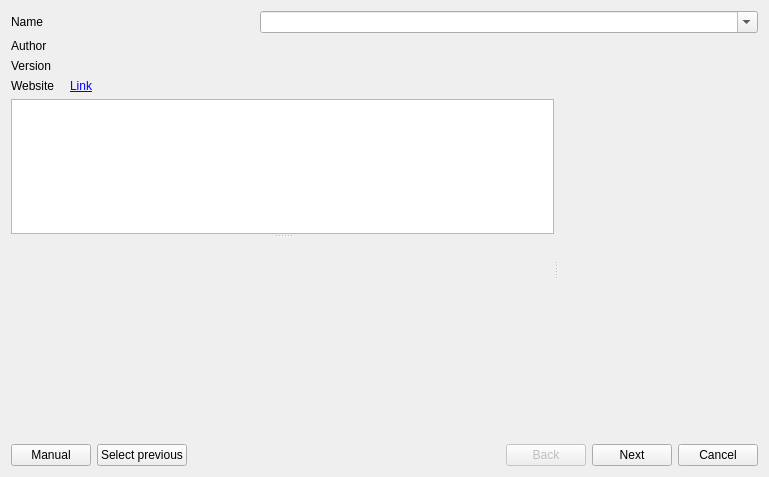
<?xml version="1.0" encoding="UTF-8"?>
<ui version="4.0">
 <class>FomodInstallerDialog</class>
 <widget class="QDialog" name="FomodInstallerDialog">
  <property name="geometry">
   <rect>
    <x>0</x>
    <y>0</y>
    <width>769</width>
    <height>477</height>
   </rect>
  </property>
  <property name="windowTitle">
   <string>FOMOD Installer</string>
  </property>
  <layout class="QVBoxLayout" name="verticalLayout" stretch="0,0,0,0">
   <item>
    <layout class="QHBoxLayout" name="horizontalLayout_2" stretch="1,2">
     <property name="spacing">
      <number>0</number>
     </property>
     <item>
      <widget class="QLabel" name="label">
       <property name="text">
        <string>Name</string>
       </property>
      </widget>
     </item>
     <item>
      <widget class="QComboBox" name="nameCombo">
       <property name="sizePolicy">
        <sizepolicy hsizetype="Minimum" vsizetype="Fixed">
         <horstretch>0</horstretch>
         <verstretch>0</verstretch>
        </sizepolicy>
       </property>
       <property name="editable">
        <bool>true</bool>
       </property>
      </widget>
     </item>
    </layout>
   </item>
   <item>
    <layout class="QFormLayout" name="formLayout">
     <property name="fieldGrowthPolicy">
      <enum>QFormLayout::AllNonFixedFieldsGrow</enum>
     </property>
     <property name="horizontalSpacing">
      <number>15</number>
     </property>
     <item row="0" column="0">
      <widget class="QLabel" name="label_3">
       <property name="text">
        <string>Author</string>
       </property>
      </widget>
     </item>
     <item row="1" column="0">
      <widget class="QLabel" name="label_4">
       <property name="text">
        <string>Version</string>
       </property>
      </widget>
     </item>
     <item row="1" column="1">
      <widget class="QLabel" name="versionLabel">
       <property name="text">
        <string/>
       </property>
      </widget>
     </item>
     <item row="2" column="0">
      <widget class="QLabel" name="label_2">
       <property name="text">
        <string>Website</string>
       </property>
      </widget>
     </item>
     <item row="2" column="1">
      <widget class="QLabel" name="websiteLabel">
       <property name="text">
        <string>&lt;a href=&quot;#&quot;&gt;Link&lt;/a&gt;</string>
       </property>
      </widget>
     </item>
     <item row="0" column="1">
      <widget class="QLabel" name="authorLabel">
       <property name="text">
        <string/>
       </property>
      </widget>
     </item>
    </layout>
   </item>
   <item>
    <widget class="QSplitter" name="splitter_2">
     <property name="sizePolicy">
      <sizepolicy hsizetype="Expanding" vsizetype="Expanding">
       <horstretch>0</horstretch>
       <verstretch>0</verstretch>
      </sizepolicy>
     </property>
     <property name="orientation">
      <enum>Qt::Horizontal</enum>
     </property>
     <property name="childrenCollapsible">
      <bool>false</bool>
     </property>
     <widget class="QSplitter" name="splitter">
      <property name="orientation">
       <enum>Qt::Vertical</enum>
      </property>
      <property name="childrenCollapsible">
       <bool>false</bool>
      </property>
      <widget class="QTextEdit" name="descriptionText">
       <property name="sizePolicy">
        <sizepolicy hsizetype="Preferred" vsizetype="Preferred">
         <horstretch>0</horstretch>
         <verstretch>0</verstretch>
        </sizepolicy>
       </property>
       <property name="minimumSize">
        <size>
         <width>0</width>
         <height>100</height>
        </size>
       </property>
       <property name="readOnly">
        <bool>true</bool>
       </property>
      </widget>
      <widget class="ScaleLabel" name="screenshotLabel">
       <property name="sizePolicy">
        <sizepolicy hsizetype="Minimum" vsizetype="Minimum">
         <horstretch>0</horstretch>
         <verstretch>0</verstretch>
        </sizepolicy>
       </property>
       <property name="minimumSize">
        <size>
         <width>320</width>
         <height>200</height>
        </size>
       </property>
       <property name="text">
        <string/>
       </property>
       <layout class="QVBoxLayout">
        <property name="leftMargin">
         <number>0</number>
        </property>
        <property name="topMargin">
         <number>0</number>
        </property>
        <property name="rightMargin">
         <number>0</number>
        </property>
        <property name="bottomMargin">
         <number>0</number>
        </property>
        <item>
         <widget class="QPushButton" name="screenshotExpand">
          <property name="sizePolicy">
           <sizepolicy hsizetype="Minimum" vsizetype="Minimum">
            <horstretch>0</horstretch>
            <verstretch>0</verstretch>
           </sizepolicy>
          </property>
          <property name="cursor">
           <cursorShape>PointingHandCursor</cursorShape>
          </property>
          <property name="styleSheet">
           <string notr="true">border:none; background:none</string>
          </property>
          <property name="text">
           <string/>
          </property>
         </widget>
        </item>
       </layout>
      </widget>
     </widget>
     <widget class="QStackedWidget" name="stepsStack">
      <property name="minimumSize">
       <size>
        <width>200</width>
        <height>0</height>
       </size>
      </property>
      <property name="currentIndex">
       <number>-1</number>
      </property>
     </widget>
    </widget>
   </item>
   <item>
    <layout class="QHBoxLayout" name="horizontalLayout_3">
     <item>
      <widget class="QPushButton" name="manualBtn">
       <property name="text">
        <string>Manual</string>
       </property>
       <property name="autoDefault">
        <bool>false</bool>
       </property>
      </widget>
     </item>
     <item>
      <widget class="QPushButton" name="previousBtn">
       <property name="visible">
        <bool>false</bool>
       </property>
       <property name="text">
        <string>Select previous</string>
       </property>
       <property name="autoDefault">
        <bool>false</bool>
       </property>
      </widget>
     </item>
     <item>
      <spacer name="horizontalSpacer">
       <property name="orientation">
        <enum>Qt::Horizontal</enum>
       </property>
       <property name="sizeHint" stdset="0">
        <size>
         <width>40</width>
         <height>20</height>
        </size>
       </property>
      </spacer>
     </item>
     <item>
      <widget class="QPushButton" name="prevBtn">
       <property name="enabled">
        <bool>false</bool>
       </property>
       <property name="text">
        <string>Back</string>
       </property>
       <property name="autoDefault">
        <bool>false</bool>
       </property>
      </widget>
     </item>
     <item>
      <widget class="QPushButton" name="nextBtn">
       <property name="text">
        <string>Next</string>
       </property>
      </widget>
     </item>
     <item>
      <widget class="QPushButton" name="cancelBtn">
       <property name="text">
        <string>Cancel</string>
       </property>
       <property name="default">
        <bool>false</bool>
       </property>
       <property name="flat">
        <bool>false</bool>
       </property>
      </widget>
     </item>
    </layout>
   </item>
  </layout>
 </widget>
 <customwidgets>
  <customwidget>
   <class>ScaleLabel</class>
   <extends>QLabel</extends>
   <header>scalelabel.h</header>
  </customwidget>
 </customwidgets>
 <resources/>
 <connections/>
</ui>
